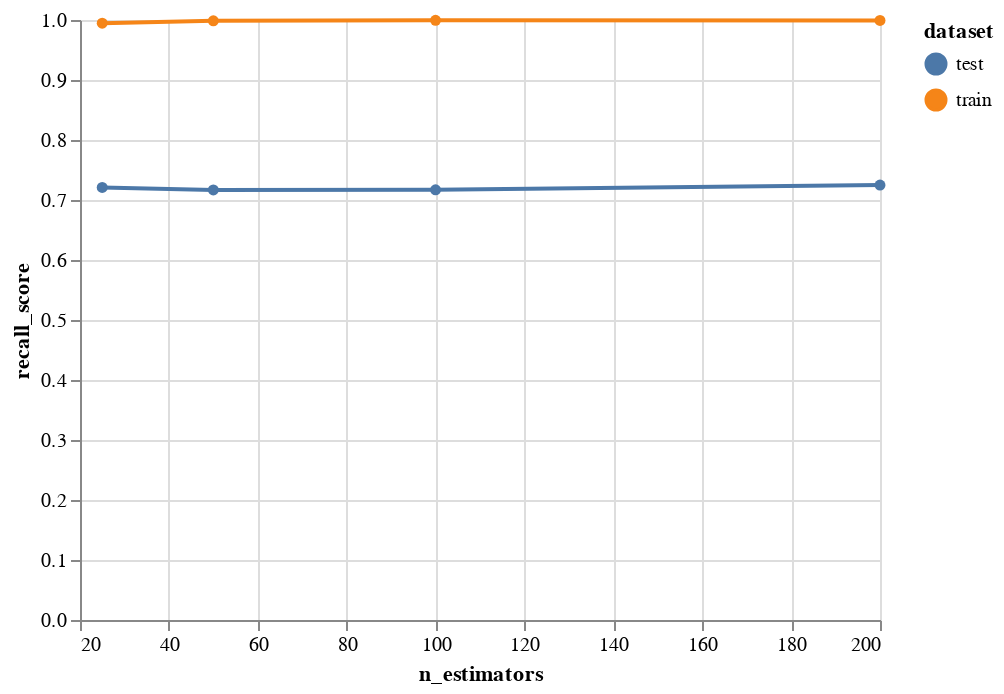

Notebook code for this chart:
### Code cell
compare_train_test(n_estimators_summary, 'n_estimators')

### Figure 1 — Vega-Lite specification as saved in the notebook (floating-point values rounded to 4 significant figures)
{"config": {"view": {"continuousWidth": 400, "continuousHeight": 300}}, "data": {"name": "data-641e1cf15afb15a1177b11032d8fc123"}, "mark": {"type": "line", "point": true}, "encoding": {"color": {"type": "nominal", "field": "dataset"}, "x": {"type": "quantitative", "field": "n_estimators"}, "y": {"type": "quantitative", "field": "recall_score"}}, "$schema": "https://vega.github.io/schema/vega-lite/v4.8.1.json", "datasets": {"data-641e1cf15afb15a1177b11032d8fc123": [{"n_estimators": 25, "recall_score": 0.9947, "dataset": "train", "overfitting": 0.2737}, {"n_estimators": 25, "recall_score": 0.721, "dataset": "test", "overfitting": 0.2737}, {"n_estimators": 50, "recall_score": 0.9986, "dataset": "train", "overfitting": 0.2819}, {"n_estimators": 50, "recall_score": 0.7167, "dataset": "test", "overfitting": 0.2819}, {"n_estimators": 100, "recall_score": 0.9995, "dataset": "train", "overfitting": 0.2824}, {"n_estimators": 100, "recall_score": 0.7171, "dataset": "test", "overfitting": 0.2824}, {"n_estimators": 200, "recall_score": 0.9993, "dataset": "train", "overfitting": 0.2744}, {"n_estimators": 200, "recall_score": 0.7249, "dataset": "test", "overfitting": 0.2744}]}}
